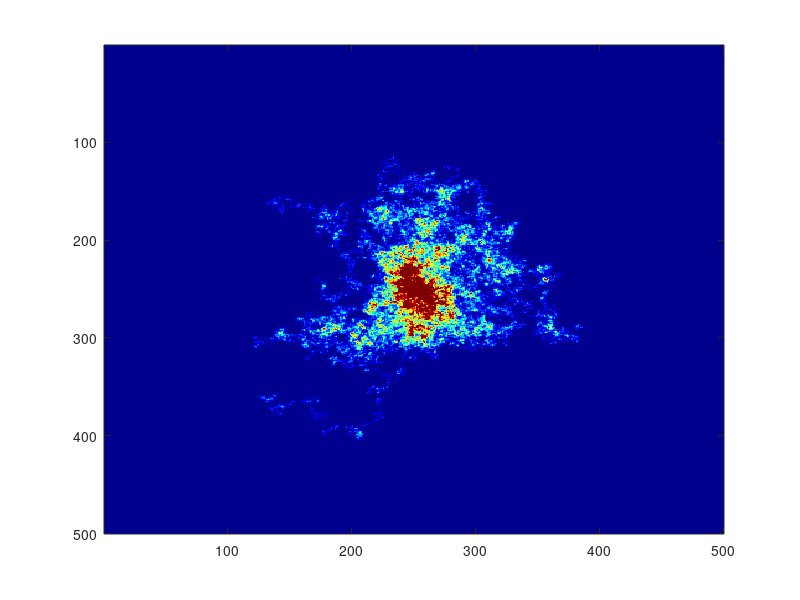

This chart was generated by the following MATLAB code:
i = 0;
j = 0;
n = 500;

Field = zeros(n,n);



while j < 40

    x = n/2;
    y = n/2;
    
    i = 0;
    
    while i < 6000
        dir = floor(4*rand(1));

        if dir == 0
            x = x + 1;
        elseif dir == 1
            y = y + 1;
        elseif dir == 2
            x = x - 1;
        elseif dir == 3
            y = y - 1;
        end

        Field(x,y) = Field(x,y) + 2;

    %     MAP = zeros (100,3);
    %     MAP (1:100,1) =  1;
    %     MAP (1:100,2) = 1 - (1:n)/n;
    %     MAP (1:100,3) = 1 - (1:n)/n;


       % pause(0.0001);

        i = i + 1;
    end

    j = j + 1;
    
end

image(Field);
colormap(jet);